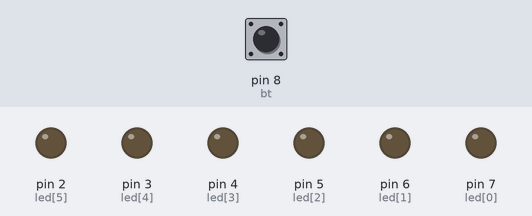
This sketch was run on a simulated Arduino Uno, built with avr-gcc and run on an emulated ATmega328P. Shown: output pins drawn as LEDs (lit = HIGH). The test bench sets the inputs (shaded band); at power-on: pin 8 (bt) LOW.

Above: at 1.2 s.
1.3 s: pin 8 (bt) driven HIGH
At 1.7 s:
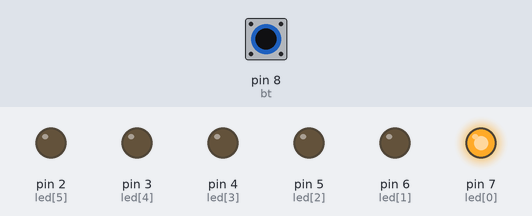
4.3 s: pin 8 (bt) driven LOW
At 5.3 s:
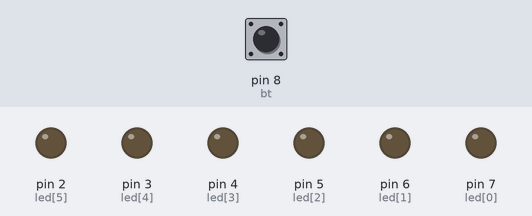
5.8 s: pin 8 (bt) pulsed HIGH 5 times (0.12 s each, 0.3 s apart)
At 8.9 s:
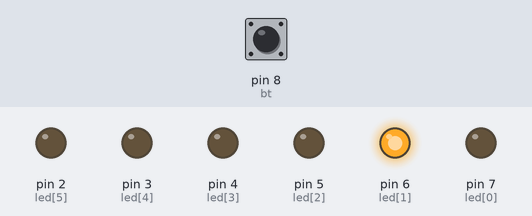
Timing chart, 0 to 10.4 s (numbered marks = the images above; inputs shaded):
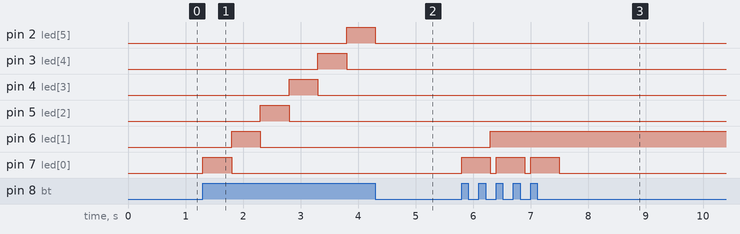

Measured:
- after the input at 1.3 s, pin 2 (led[5]): LOW → HIGH after 2.5 s; pin 3 (led[4]): LOW → HIGH after 2.0 s, → LOW 0.50 s later; pin 4 (led[3]): LOW → HIGH after 1.5 s, → LOW 0.50 s later; pin 5 (led[2]): LOW → HIGH after 1.0 s, → LOW 0.50 s later; pin 6 (led[1]): LOW → HIGH after 0.50 s, → LOW 0.50 s later
- after the input at 4.3 s, pin 5 (led[2]): stays LOW (without the input it goes to HIGH after 1.0 s); pin 6 (led[1]): stays LOW (without the input it goes to HIGH after 0.50 s); pin 7 (led[0]): stays LOW (without the input it goes to HIGH after 0.00 s)
- after the input at 5.8 s, pin 6 (led[1]): LOW → HIGH after 0.50 s; pin 7 (led[0]): alternates HIGH for 0.50 s and LOW for 0.10 s, 6 changes in all, then stays LOW, starting at once

The sketch:

roulette.ino
```cpp
int led[6] = {7,6,5,4,3,2};
int bt = 8;

void setup() {
  // put your setup code here, to run once:
  for(int i=0; i<6; i++){
     pinMode(led[i], OUTPUT);
  }

  pinMode(bt, INPUT);

  for(int i=0; i<6; i++){//6개의 LED가 모두 off된 상태에서 시작
      digitalWrite(led[i], LOW);
  }
}

void loop() {
  // put your main code here, to run repeatedly:
  int btState = digitalRead(bt);

  if(btState == HIGH){//버튼이 눌려있는 상태
    for(int i=0; i<6; i++){
      digitalWrite(led[i], HIGH);

      btState = digitalRead(bt);
      if(btState == LOW)
        break;
      else{
        delay(500);
        digitalWrite(led[i], LOW);
      }
    }
  }
}
```
